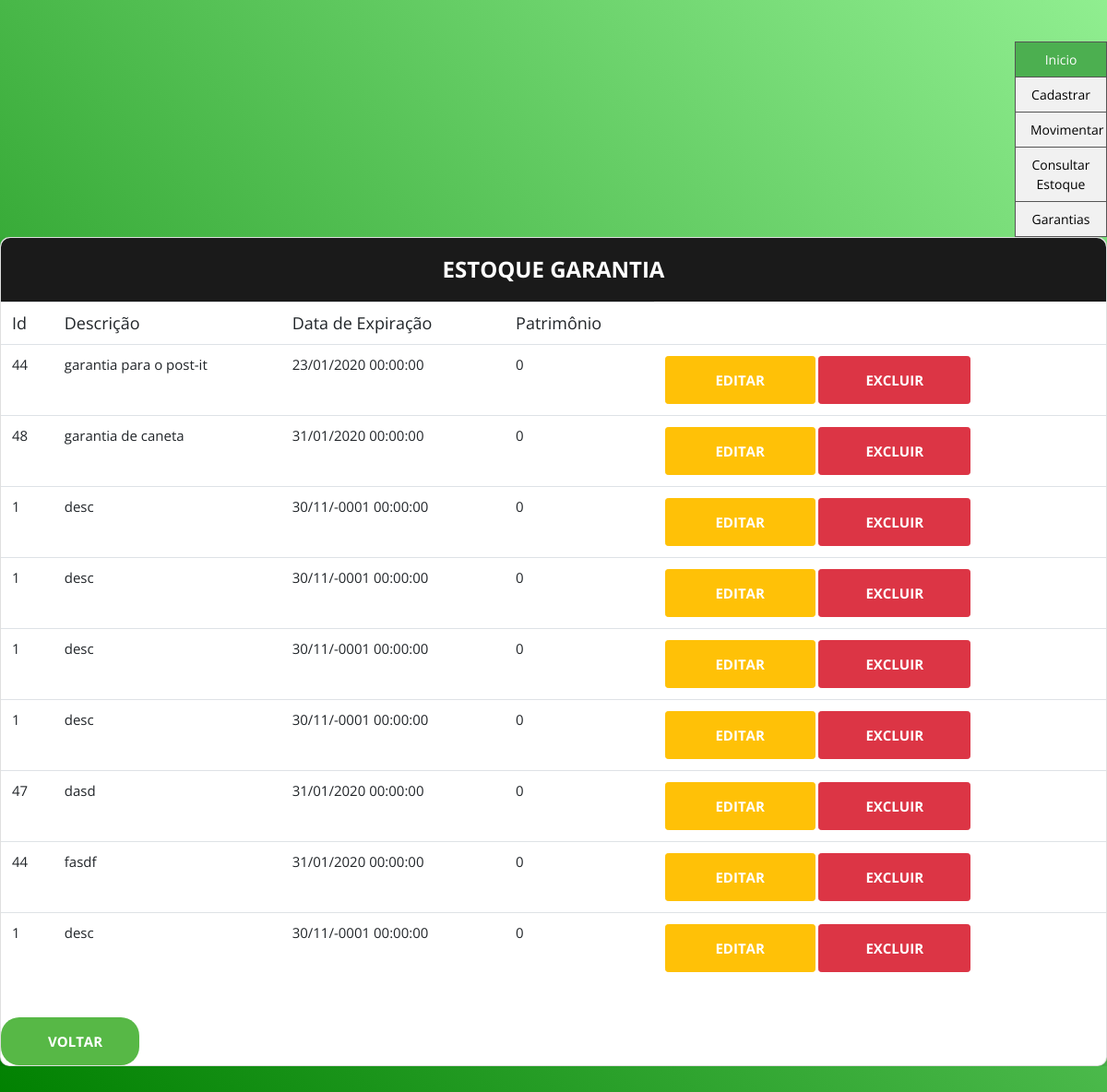
Screenshot of /CADASTRO_SEDES/VERIFICAR/VERIFICAR2.php with the database file from the repository.
### tables this page shows
CREATE TABLE `garantia` (
  `id` int(11) DEFAULT NULL,
  `data_ex` datetime DEFAULT NULL,
  `descricao` varchar(255) DEFAULT NULL,
  `data_ini` datetime DEFAULT NULL,
  `pat` varchar(255) DEFAULT NULL
);

### CADASTRO_SEDES/VERIFICAR/VERIFICAR2.php (the view, shortened to what this page needs)
<!DOCTYPE html>
<html lang="PT-BR">
<head>
  <link href="../../css/main.css" rel="stylesheet" media="all">
</head>
<body>
  <h2 class="title">Estoque Garantia</h2>
  </div>
  <div class="divtable ">
    <table class="table">
      <tr>
        <td class="principal">
          <h4>Id</h4>
        </td>
        <td class="principal">
          <h4>Descrição</h4>
        </td>
        <td class="principal">
          <h4>Data de Expiração</h4>
        </td>
        <td class="principal">
          <h4>Patrimônio</h4>
        </td>
      </tr>
  </div>
  </div>
  </div>
  <?php
  include_once("../../conexao.php");
  $NOMEITEM = "0";
  $Patrimonio = "0";
  $TIPO = "0";
  if ($TIPO == "Almoxarifado") {
    if ($NOMEITEM !== "todos itens") {
      $result_select3 = "SELECT * from garantia where id='$idbanco' ";
      $pesq3 = mysqli_query($conn, $result_select3);
      while ($registro3 = mysqli_fetch_array($pesq3)) {
        $dataformat=date('d/m/Y', strtotime($registro3[1]));
        echo "
 <tr>
 <td><h5>$registro3[0]</h5></td>
 <td><h5>$registro3[2]</h5></td>
 <td><h5>$dataformat</h5></td>
 <td><h5>$registro3[4]</h5></td>
  <td>
 <a class='btn-editar btn btn-sm btn-warning' href='../VERIFICAR/editar_almox.php?id=$registro3[0]'
                            role='button'><i class='far fa-edit'></i>&nbspEditar&nbsp</a>
 <a class='btn-editar btn btn-sm btn-danger' href='../VERIFICAR/excluir_almox.php?id=$registro3[0]'
                            role='button'><i class='far fa-trash-alt'></i> Excluir</a>
</td>
 </tr>
";
      }
    } else {
      $result_select4 = "SELECT * from garantia where id <>'NULL'";
      $pesq4 = mysqli_query($conn, $result_select4);
      while ($registro4 = mysqli_fetch_array($pesq4)) {
        $dataformat=date('d/m/Y', strtotime($registro4[1]));
        echo "
 <tr>
 <td><h5>$registro4[0]</h5></td>
 <td><h5>$registro4[2]</h5></td>
 <td><h5>$dataformat</h5></td>
 <td><h5>$registro4[4]</h5></td>
  <td>
 <a class='btn-editar btn btn-sm btn-warning' href='../VERIFICAR/editar_almox.php?id=$registro4[0]'
                            role='button'><i class='far fa-edit'></i>&nbspEditar&nbsp</a>
 <a class='btn-editar btn btn-sm btn-danger' href='../VERIFICAR/excluir_almox.php?id=$registro4[0]'
                            role='button'><i class='far fa-trash-alt'></i> Excluir</a>
</td>
 </tr>
";
      }
    }
  } else {
    if ($Patrimonio != "Todos") {
      $result_select3 = "SELECT * from garantia where pat='$Patrimonio' ";
      $pesq3 = mysqli_query($conn, $result_select3);
      while ($registro3 = mysqli_fetch_array($pesq3)) {
        $dataformat=date('d/m/Y H:i:s', strtotime($registro3[1]));
        echo "
 <tr>
 <td><h5>$registro3[0]</h5></td>
 <td><h5>$registro3[2]</h5></td>
 <td><h5>$dataformat</h5></td>
 <td><h5>$registro3[4]</h5></td>
  <td>
 <a class='btn-editar btn btn-sm btn-warning' href='../VERIFICAR/editar_pat.php?id=$registro3[4]'
                            role='button'><i class='far fa-edit'></i>&nbspEditar&nbsp</a>
 <a class='btn-editar btn btn-sm btn-danger' href='../VERIFICAR/excluir_pat.php?id=$registro3[4]'
                            role='button'><i class='far fa-trash-alt'></i> Excluir</a>
</td>
 </tr>
";
      }
    }
  }
  ?>
  <br><input type="submit" class="btn btn--radius btn--pill btn--green btn--dir" value="Voltar" onClick="history.back()">
</body>
</html>

### css/main.css (style rules this page uses)
.ul2 { list-style-type: none; margin: 0; padding: 0; width: 100px; background-color: #f1f1f1; border: 1px solid #555; float: right; }
li a { display: block; color: #000; padding: 8px 16px; text-decoration: none; }
li { text-align: center; border-bottom: 1px solid #555; }
li:last-child { border-bottom: none; }
li a.active { background-color: #4CAF50; color: white; }
html { -webkit-box-sizing: border-box; -moz-box-sizing: border-box; box-sizing: border-box; }
* { padding: 0; margin: 0; }
*, *:before, *:after { -webkit-box-sizing: inherit; -moz-box-sizing: inherit; box-sizing: inherit; }
body, h1, h2, h3, h4, h5, h6, blockquote, p, pre, dl, dd, ol, ul, figure, hr, fieldset, legend { margin: 0; padding: 0; }
table { border-collapse: collapse; border-spacing: 0; }
.page-wrapper { min-height: 100vh; }
body { font-family: "Open Sans", "Arial", "Helvetica Neue", sans-serif; font-weight: 400; font-size: 14px; }
h1, h2, h3, h4, h5, h6 { font-weight: 400; }
h2 { font-size: 30px; }
h4 { font-size: 18px; }
h5 { font-size: 15px; }
.bg-gra-03 { background: -webkit-gradient(linear, left bottom, right top, from(Green), to(LightGreen)); background: -webkit-linear-gradient(bottom left, Green 0%, LightGreen 100%); background: -moz-linear-gradient(bottom left, Green 0%, LightGreen 100%); background: -o-linear-gradient(bottom left, Green 0%, LightGreen 100%); background: linear-gradient(to top right, Green 0%, LightGreen 100%); }
.p-t-45 { padding-top: 45px; }
.p-b-50 { padding-bottom: 50px; }
.wrapper { margin: 0 auto; }
.wrapper--w790 { height:auto; overflow:hidden; margin:0 auto; width: 100%; max-width: 1300px; }
.btn { display: inline-block; line-height: 50px; padding: 0 50px; -webkit-transition: all 0.4s ease; -o-transition: all 0.4s ease; -moz-transition: all 0.4s ease; transition: all 0.4s ease; cursor: pointer; font-size: 15px; text-transform: uppercase; font-weight: 700; color: #fff; font-family: inherit; }
.btn--radius { -webkit-border-radius: 1px; -moz-border-radius: 1px; border-radius: 1px; max-width: 150px }
.btn--pill { -webkit-border-radius: 20px; -moz-border-radius: 20px; border-radius: 20px; }
.btn--green { background: #57b846; }
.btn--dir { float: right; }
input { outline: none; margin: 0; border: none; -webkit-box-shadow: none; -moz-box-shadow: none; box-shadow: none; width: 100%; font-size: 14px; font-family: inherit; }
.title { font-size: 24px; text-transform: uppercase; font-weight: 700; text-align: center; color: #fff; }
.card { -webkit-border-radius: 3px; -moz-border-radius: 3px; border-radius: 3px; background: #fff; }
.card-5 { background: #fff; -webkit-border-radius: 10px; -moz-border-radius: 10px; border-radius: 10px; -webkit-box-shadow: 0px 8px 20px 0px rgba(0, 0, 0, 0.15); -moz-box-shadow: 0px 8px 20px 0px rgba(0, 0, 0, 0.15); box-shadow: 0px 8px 20px 0px rgba(0, 0, 0, 0.15); }
.card-5 .card-heading { padding: 20px 0; background: #1a1a1a; -webkit-border-top-left-radius: 10px; -moz-border-radius-topleft: 10px; border-top-left-radius: 10px; -webkit-border-top-right-radius: 10px; -moz-border-radius-topright: 10px; border-top-right-radius: 10px; }

### css/estilo.css (style rules this page uses)
.btn-editar { color: #fff !important; }

### rows the page displays
garantia: id "44", descricao "garantia para o post-it", data_ex "23/01/2020 00:00:00", pat "0"
garantia: id "48", descricao "garantia de caneta", data_ex "31/01/2020 00:00:00", pat "0"
garantia: id "1", descricao "desc", data_ex "30/11/-0001 00:00:00", pat "0"
garantia: id "1", descricao "desc", data_ex "30/11/-0001 00:00:00", pat "0"
garantia: id "1", descricao "desc", data_ex "30/11/-0001 00:00:00", pat "0"
garantia: id "1", descricao "desc", data_ex "30/11/-0001 00:00:00", pat "0"
garantia: id "47", descricao "dasd", data_ex "31/01/2020 00:00:00", pat "0"
garantia: id "44", descricao "fasdf", data_ex "31/01/2020 00:00:00", pat "0"
garantia: id "1", descricao "desc", data_ex "30/11/-0001 00:00:00", pat "0"
